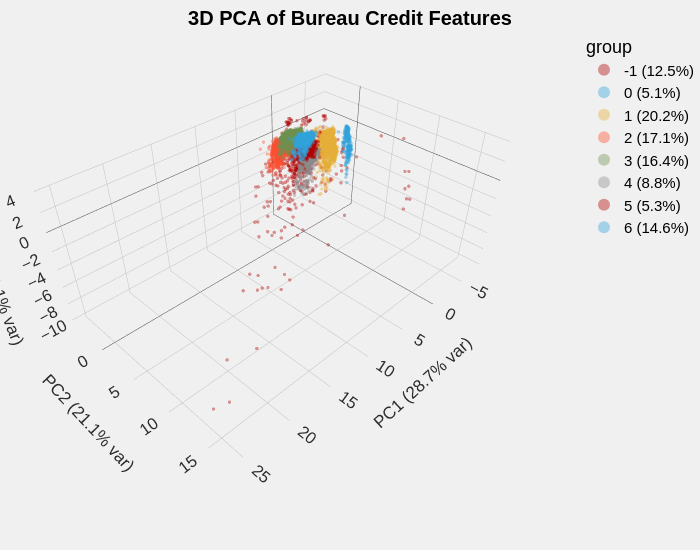

The cell this chart's notebook holds for it:
### Code cell
importlib.reload(unsupervised_helper)

X.sort_values(by="group", inplace=True)
fig = unsupervised_helper.plotly_3d_pca(X, hue_col="group")
fig.show()

### Figure 1 — Plotly figure (JSON) as saved in the notebook; plotly's stock layout.template omitted (floating-point values rounded to 4 significant figures; data arrays with more than 128 entries replaced by an {"elided": "..."} marker saying what was removed)
{"data": [{"hovertemplate": "color=-1<br>PC1 (28.7% var)=%{x}<br>PC2 (21.1% var)=%{y}<br>PC3 (9.1% var)=%{z}<extra></extra>", "legendgroup": "-1", "marker": {"color": "#b00000", "opacity": 0.4, "size": 2, "symbol": "circle"}, "mode": "markers", "name": "-1 (12.5%)", "scene": "scene", "showlegend": true, "type": "scatter3d", "x": {"elided": "699 float values"}, "y": {"elided": "699 float values"}, "z": {"elided": "699 float values"}}, {"hovertemplate": "color=0<br>PC1 (28.7% var)=%{x}<br>PC2 (21.1% var)=%{y}<br>PC3 (9.1% var)=%{z}<extra></extra>", "legendgroup": "0", "marker": {"color": "#30a2da", "opacity": 0.4, "size": 2, "symbol": "circle"}, "mode": "markers", "name": "0 (5.1%)", "scene": "scene", "showlegend": true, "type": "scatter3d", "x": {"elided": "284 float values"}, "y": {"elided": "284 float values"}, "z": {"elided": "284 float values"}}, {"hovertemplate": "color=1<br>PC1 (28.7% var)=%{x}<br>PC2 (21.1% var)=%{y}<br>PC3 (9.1% var)=%{z}<extra></extra>", "legendgroup": "1", "marker": {"color": "#e5ae38", "opacity": 0.4, "size": 2, "symbol": "circle"}, "mode": "markers", "name": "1 (20.2%)", "scene": "scene", "showlegend": true, "type": "scatter3d", "x": {"elided": "1124 float values"}, "y": {"elided": "1124 float values"}, "z": {"elided": "1124 float values"}}, {"hovertemplate": "color=2<br>PC1 (28.7% var)=%{x}<br>PC2 (21.1% var)=%{y}<br>PC3 (9.1% var)=%{z}<extra></extra>", "legendgroup": "2", "marker": {"color": "#fc4f30", "opacity": 0.4, "size": 2, "symbol": "circle"}, "mode": "markers", "name": "2 (17.1%)", "scene": "scene", "showlegend": true, "type": "scatter3d", "x": {"elided": "952 float values"}, "y": {"elided": "952 float values"}, "z": {"elided": "952 float values"}}, {"hovertemplate": "color=3<br>PC1 (28.7% var)=%{x}<br>PC2 (21.1% var)=%{y}<br>PC3 (9.1% var)=%{z}<extra></extra>", "legendgroup": "3", "marker": {"color": "#6d904f", "opacity": 0.4, "size": 2, "symbol": "circle"}, "mode": "markers", "name": "3 (16.4%)", "scene": "scene", "showlegend": true, "type": "scatter3d", "x": {"elided": "914 float values"}, "y": {"elided": "914 float values"}, "z": {"elided": "914 float values"}}, {"hovertemplate": "color=4<br>PC1 (28.7% var)=%{x}<br>PC2 (21.1% var)=%{y}<br>PC3 (9.1% var)=%{z}<extra></extra>", "legendgroup": "4", "marker": {"color": "#8b8b8b", "opacity": 0.4, "size": 2, "symbol": "circle"}, "mode": "markers", "name": "4 (8.8%)", "scene": "scene", "showlegend": true, "type": "scatter3d", "x": {"elided": "492 float values"}, "y": {"elided": "492 float values"}, "z": {"elided": "492 float values"}}, {"hovertemplate": "color=5<br>PC1 (28.7% var)=%{x}<br>PC2 (21.1% var)=%{y}<br>PC3 (9.1% var)=%{z}<extra></extra>", "legendgroup": "5", "marker": {"color": "#b00000", "opacity": 0.4, "size": 2, "symbol": "circle"}, "mode": "markers", "name": "5 (5.3%)", "scene": "scene", "showlegend": true, "type": "scatter3d", "x": {"elided": "294 float values"}, "y": {"elided": "294 float values"}, "z": {"elided": "294 float values"}}, {"hovertemplate": "color=6<br>PC1 (28.7% var)=%{x}<br>PC2 (21.1% var)=%{y}<br>PC3 (9.1% var)=%{z}<extra></extra>", "legendgroup": "6", "marker": {"color": "#30a2da", "opacity": 0.4, "size": 2, "symbol": "circle"}, "mode": "markers", "name": "6 (14.6%)", "scene": "scene", "showlegend": true, "type": "scatter3d", "x": {"elided": "813 float values"}, "y": {"elided": "813 float values"}, "z": {"elided": "813 float values"}}], "layout": {"height": 550, "legend": {"itemsizing": "constant", "title": {"text": "group"}, "tracegroupgap": 0}, "margin": {"b": 0, "l": 0, "r": 0, "t": 30}, "scene": {"camera": {"center": {"x": 0, "y": 0, "z": -0.3}, "eye": {"x": 1.5, "y": 1.5, "z": 1.5}}, "domain": {"x": [0, 1], "y": [0, 1]}, "xaxis": {"title": {"text": "PC1 (28.7% var)"}}, "yaxis": {"title": {"text": "PC2 (21.1% var)"}}, "zaxis": {"title": {"text": "PC3 (9.1% var)"}}}, "title": {"text": "3D PCA of Bureau Credit Features"}, "width": 700}}
